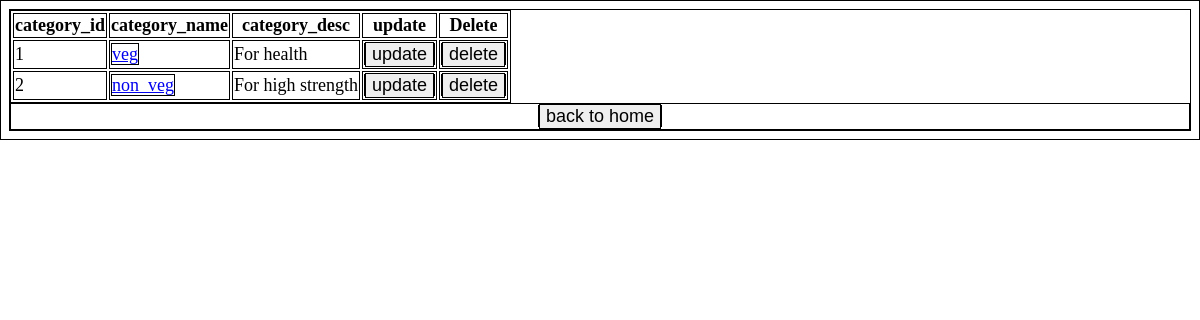
Before: /crud_app/display/ with the older database file.
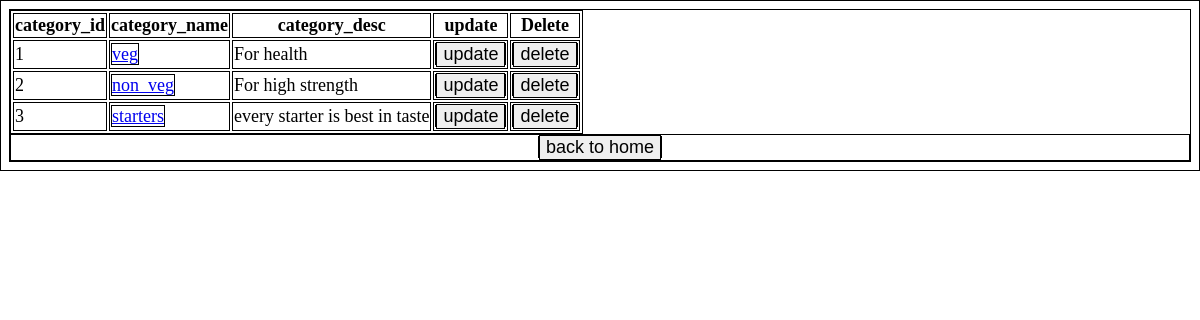
After: the same page with the newer database file.
### crud_app/models.py (models this page shows)
class category_model(models.Model):
    category_id=models.AutoField(primary_key=True)
    category_name=models.CharField(max_length=30)
    category_desc=models.TextField()

### crud_app/views.py (the view)
def display(request):
    res=category_model.objects.all()
    return render(request,'display.html',context={'data':res})

### crud_app/templates/display.html (shortened to what this page needs)
<!DOCTYPE html>
<html lang="en">
<head>
</head>
<body>
    {% if data %}
    <table>
        <tr>
            <th>category_id</th>
            <th>category_name</th>
            <th>category_desc</th>
            <th>update</th>
            <th>Delete</th>
        </tr>
        {% for i in data %}
        <tr>
           <td>  {{i.category_id}}</td>
          <td> <a href="{% url 'crud_app:veg'%}">{{i.category_name}}</a></td>
            <td>{{i.category_desc}}</td>
            <td><a href="{% url 'crud_app:updates' pk=i.category_id %}"><button>update</button></a></td>
            <td><a href="{% url 'crud_app:deletes' pk=i.category_id %}"><button>delete</button></a></td>
        </tr>
        {% endfor %}
    </table>
    {% else %}
        <h2>Data not found</h2>
    {% endif %}
    <div style="text-align: center;">
     <a href="{% url 'crud_app:catagory_view'%}">  <input type="button"  value="back to home"></a>
    </div>
</body>
</html>

Changed rows visible on the page:
added category_model: category_id "3", category_name "starters", category_desc "every starter is best in taste"
